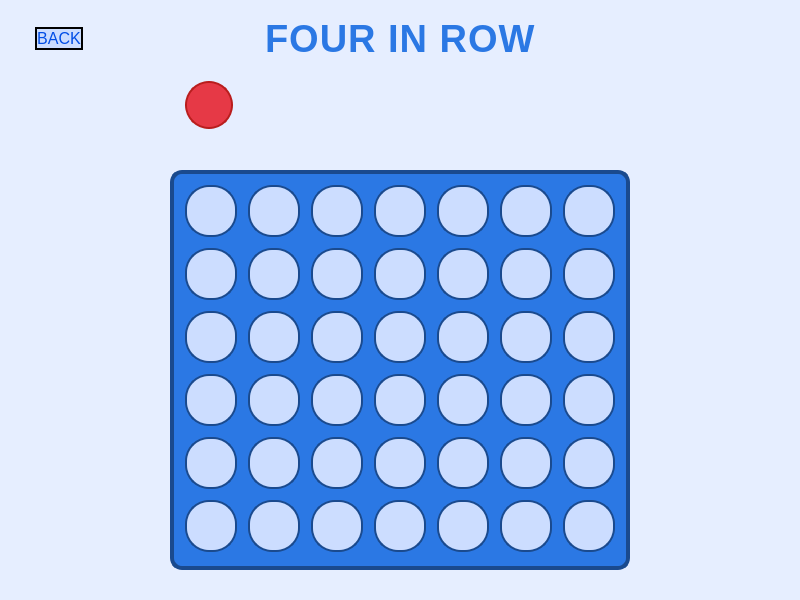
<?xml version="1.0" encoding="UTF-8"?>
<ui version="4.0">
 <class>Four_In_RowWindow</class>
 <widget class="QMainWindow" name="Four_In_RowWindow">
  <property name="geometry">
   <rect>
    <x>0</x>
    <y>0</y>
    <width>800</width>
    <height>600</height>
   </rect>
  </property>
  <property name="windowTitle">
   <string>Four In Row</string>
  </property>
  <property name="styleSheet">
   <string notr="true">background-color: #e6eeff;
color: black;</string>
  </property>
  <widget class="QWidget" name="centralwidget">
   <layout class="QVBoxLayout" name="verticalLayout">
    <property name="spacing">
     <number>8</number>
    </property>
    <property name="leftMargin">
     <number>35</number>
    </property>
    <property name="topMargin">
     <number>15</number>
    </property>
    <property name="rightMargin">
     <number>35</number>
    </property>
    <property name="bottomMargin">
     <number>30</number>
    </property>
    <item>
     <layout class="QHBoxLayout" name="headerLayout">
      <item>
       <widget class="QPushButton" name="backButton">
        <property name="styleSheet">
         <string notr="true">QPushButton{ color:#004de6; padding:0.6em 1.4em; font-size:16px; border-radius:0.5em; background:#ccddff; border:2px solid #000; }
         </string>
        </property>
        <property name="text">
         <string>BACK</string>
        </property>
       </widget>
      </item>
      <item>
       <spacer name="spacerLeft">
        <property name="orientation">
         <enum>Qt::Orientation::Horizontal</enum>
        </property>
        <property name="sizeHint" stdset="0">
         <size>
          <width>0</width>
          <height>0</height>
         </size>
        </property>
       </spacer>
      </item>
      <item>
       <widget class="QLabel" name="titleLabel">
        <property name="styleSheet">
         <string notr="true">
          QLabel {
           font-size: 38px;
           font-weight: bold;
           color: #2b78e4;
           letter-spacing: 1px;
          }
         </string>
        </property>
        <property name="text">
         <string>FOUR IN ROW</string>
        </property>
       </widget>
      </item>
      <item>
       <spacer name="spacerRight">
        <property name="orientation">
         <enum>Qt::Orientation::Horizontal</enum>
        </property>
        <property name="sizeHint" stdset="0">
         <size>
          <width>0</width>
          <height>0</height>
         </size>
        </property>
       </spacer>
      </item>
      <item>
       <widget class="QLabel" name="fake_label">
        <property name="styleSheet">
         <string notr="true">
          QLabel {
           min-width: 48px;
           max-width: 48px;
           min-height: 48px;
           max-height: 48px;
          }
         </string>
        </property>
       </widget>
      </item>
     </layout>
    </item>
    <item>
     <widget class="QWidget" name="ballContainer" native="true">
      <property name="minimumSize">
       <size>
        <width>730</width>
        <height>60</height>
       </size>
      </property>
      <widget class="QWidget" name="ballArea" native="true">
       <property name="geometry">
        <rect>
         <x>150</x>
         <y>10</y>
         <width>431</width>
         <height>50</height>
        </rect>
       </property>
       <widget class="QPushButton" name="ballButton">
        <property name="geometry">
         <rect>
          <x>0</x>
          <y>0</y>
          <width>48</width>
          <height>48</height>
         </rect>
        </property>
        <property name="styleSheet">
         <string notr="true">
          QPushButton {
           background-color: #e63946;
           border: 2px solid #b91d1d;
           border-radius: 24px;
          }
          QPushButton:pressed {
           background-color: #cf2e3a;
           border: 2px solid #b91d1d;
           border-radius: 24px;
          }
          QPushButton:focus {
           outline: none;
          }
         </string>
        </property>
       </widget>
      </widget>
     </widget>
    </item>
    <item>
     <layout class="QHBoxLayout" name="gameCenterLayout">
      <item>
       <spacer name="leftGameSpacer">
        <property name="orientation">
         <enum>Qt::Orientation::Horizontal</enum>
        </property>
        <property name="sizeHint" stdset="0">
         <size>
          <width>0</width>
          <height>0</height>
         </size>
        </property>
       </spacer>
      </item>
      <item>
       <widget class="QWidget" name="gameWidget" native="true">
        <property name="minimumSize">
         <size>
          <width>460</width>
          <height>400</height>
         </size>
        </property>
        <property name="styleSheet">
         <string notr="true">
          #gameWidget {
           background-color: #2b78e4;
           border: 4px solid #1a4a8e;
           border-radius: 12px;
          }
          QLabel {
           min-width: 48px;
           max-width: 48px;
           min-height: 48px;
           max-height: 48px;
           background-color: #1a1a1a;
           border-radius: 24px;
           border: 2px solid #1a4a8e;
          }
         </string>
        </property>
        <layout class="QGridLayout" name="gridLayout">
         <property name="leftMargin">
          <number>12</number>
         </property>
         <property name="topMargin">
          <number>12</number>
         </property>
         <property name="rightMargin">
          <number>12</number>
         </property>
         <property name="bottomMargin">
          <number>12</number>
         </property>
         <property name="spacing">
          <number>8</number>
         </property>
         <item row="0" column="0">
          <widget class="QLabel" name="cell_0_0">
           <property name="styleSheet">
            <string notr="true">background-color: #ccddff</string>
           </property>
          </widget>
         </item>
         <item row="0" column="1">
          <widget class="QLabel" name="cell_0_1">
           <property name="styleSheet">
            <string notr="true">background-color: #ccddff</string>
           </property>
          </widget>
         </item>
         <item row="0" column="2">
          <widget class="QLabel" name="cell_0_2">
           <property name="styleSheet">
            <string notr="true">background-color: #ccddff</string>
           </property>
          </widget>
         </item>
         <item row="0" column="3">
          <widget class="QLabel" name="cell_0_3">
           <property name="styleSheet">
            <string notr="true">background-color: #ccddff</string>
           </property>
          </widget>
         </item>
         <item row="0" column="4">
          <widget class="QLabel" name="cell_0_4">
           <property name="styleSheet">
            <string notr="true">background-color: #ccddff</string>
           </property>
          </widget>
         </item>
         <item row="0" column="5">
          <widget class="QLabel" name="cell_0_5">
           <property name="styleSheet">
            <string notr="true">background-color: #ccddff</string>
           </property>
          </widget>
         </item>
         <item row="0" column="6">
          <widget class="QLabel" name="cell_0_6">
           <property name="styleSheet">
            <string notr="true">background-color: #ccddff</string>
           </property>
          </widget>
         </item>
         <item row="1" column="0">
          <widget class="QLabel" name="cell_1_0">
           <property name="styleSheet">
            <string notr="true">background-color: #ccddff</string>
           </property>
          </widget>
         </item>
         <item row="1" column="1">
          <widget class="QLabel" name="cell_1_1">
           <property name="styleSheet">
            <string notr="true">background-color: #ccddff</string>
           </property>
          </widget>
         </item>
         <item row="1" column="2">
          <widget class="QLabel" name="cell_1_2">
           <property name="styleSheet">
            <string notr="true">background-color: #ccddff</string>
           </property>
          </widget>
         </item>
         <item row="1" column="3">
          <widget class="QLabel" name="cell_1_3">
           <property name="styleSheet">
            <string notr="true">background-color: #ccddff</string>
           </property>
          </widget>
         </item>
         <item row="1" column="4">
          <widget class="QLabel" name="cell_1_4">
           <property name="styleSheet">
            <string notr="true">background-color: #ccddff</string>
           </property>
          </widget>
         </item>
         <item row="1" column="5">
          <widget class="QLabel" name="cell_1_5">
           <property name="styleSheet">
            <string notr="true">background-color: #ccddff</string>
           </property>
          </widget>
         </item>
         <item row="1" column="6">
          <widget class="QLabel" name="cell_1_6">
           <property name="styleSheet">
            <string notr="true">background-color: #ccddff</string>
           </property>
          </widget>
         </item>
         <item row="2" column="0">
          <widget class="QLabel" name="cell_2_0">
           <property name="styleSheet">
            <string notr="true">background-color: #ccddff</string>
           </property>
          </widget>
         </item>
         <item row="2" column="1">
          <widget class="QLabel" name="cell_2_1">
           <property name="styleSheet">
            <string notr="true">background-color: #ccddff</string>
           </property>
          </widget>
         </item>
         <item row="2" column="2">
          <widget class="QLabel" name="cell_2_2">
           <property name="styleSheet">
            <string notr="true">background-color: #ccddff</string>
           </property>
          </widget>
         </item>
         <item row="2" column="3">
          <widget class="QLabel" name="cell_2_3">
           <property name="styleSheet">
            <string notr="true">background-color: #ccddff</string>
           </property>
          </widget>
         </item>
         <item row="2" column="4">
          <widget class="QLabel" name="cell_2_4">
           <property name="styleSheet">
            <string notr="true">background-color: #ccddff</string>
           </property>
          </widget>
         </item>
         <item row="2" column="5">
          <widget class="QLabel" name="cell_2_5">
           <property name="styleSheet">
            <string notr="true">background-color: #ccddff</string>
           </property>
          </widget>
         </item>
         <item row="2" column="6">
          <widget class="QLabel" name="cell_2_6">
           <property name="styleSheet">
            <string notr="true">background-color: #ccddff</string>
           </property>
          </widget>
         </item>
         <item row="3" column="0">
          <widget class="QLabel" name="cell_3_0">
           <property name="styleSheet">
            <string notr="true">background-color: #ccddff</string>
           </property>
          </widget>
         </item>
         <item row="3" column="1">
          <widget class="QLabel" name="cell_3_1">
           <property name="styleSheet">
            <string notr="true">background-color: #ccddff</string>
           </property>
          </widget>
         </item>
         <item row="3" column="2">
          <widget class="QLabel" name="cell_3_2">
           <property name="styleSheet">
            <string notr="true">background-color: #ccddff</string>
           </property>
          </widget>
         </item>
         <item row="3" column="3">
          <widget class="QLabel" name="cell_3_3">
           <property name="styleSheet">
            <string notr="true">background-color: #ccddff</string>
           </property>
          </widget>
         </item>
         <item row="3" column="4">
          <widget class="QLabel" name="cell_3_4">
           <property name="styleSheet">
            <string notr="true">background-color: #ccddff</string>
           </property>
          </widget>
         </item>
         <item row="3" column="5">
          <widget class="QLabel" name="cell_3_5">
           <property name="styleSheet">
            <string notr="true">background-color: #ccddff</string>
           </property>
          </widget>
         </item>
         <item row="3" column="6">
          <widget class="QLabel" name="cell_3_6">
           <property name="styleSheet">
            <string notr="true">background-color: #ccddff</string>
           </property>
          </widget>
         </item>
         <item row="4" column="0">
          <widget class="QLabel" name="cell_4_0">
           <property name="styleSheet">
            <string notr="true">background-color: #ccddff</string>
           </property>
          </widget>
         </item>
         <item row="4" column="1">
          <widget class="QLabel" name="cell_4_1">
           <property name="styleSheet">
            <string notr="true">background-color: #ccddff</string>
           </property>
          </widget>
         </item>
         <item row="4" column="2">
          <widget class="QLabel" name="cell_4_2">
           <property name="styleSheet">
            <string notr="true">background-color: #ccddff</string>
           </property>
          </widget>
         </item>
         <item row="4" column="3">
          <widget class="QLabel" name="cell_4_3">
           <property name="styleSheet">
            <string notr="true">background-color: #ccddff</string>
           </property>
          </widget>
         </item>
         <item row="4" column="4">
          <widget class="QLabel" name="cell_4_4">
           <property name="styleSheet">
            <string notr="true">background-color: #ccddff</string>
           </property>
          </widget>
         </item>
         <item row="4" column="5">
          <widget class="QLabel" name="cell_4_5">
           <property name="styleSheet">
            <string notr="true">background-color: #ccddff</string>
           </property>
          </widget>
         </item>
         <item row="4" column="6">
          <widget class="QLabel" name="cell_4_6">
           <property name="styleSheet">
            <string notr="true">background-color: #ccddff</string>
           </property>
          </widget>
         </item>
         <item row="5" column="0">
          <widget class="QLabel" name="cell_5_0">
           <property name="styleSheet">
            <string notr="true">background-color: #ccddff</string>
           </property>
          </widget>
         </item>
         <item row="5" column="1">
          <widget class="QLabel" name="cell_5_1">
           <property name="styleSheet">
            <string notr="true">background-color: #ccddff</string>
           </property>
          </widget>
         </item>
         <item row="5" column="2">
          <widget class="QLabel" name="cell_5_2">
           <property name="styleSheet">
            <string notr="true">background-color: #ccddff</string>
           </property>
          </widget>
         </item>
         <item row="5" column="3">
          <widget class="QLabel" name="cell_5_3">
           <property name="styleSheet">
            <string notr="true">background-color: #ccddff</string>
           </property>
          </widget>
         </item>
         <item row="5" column="4">
          <widget class="QLabel" name="cell_5_4">
           <property name="styleSheet">
            <string notr="true">background-color: #ccddff</string>
           </property>
          </widget>
         </item>
         <item row="5" column="5">
          <widget class="QLabel" name="cell_5_5">
           <property name="styleSheet">
            <string notr="true">background-color: #ccddff</string>
           </property>
          </widget>
         </item>
         <item row="5" column="6">
          <widget class="QLabel" name="cell_5_6">
           <property name="styleSheet">
            <string notr="true">background-color: #ccddff</string>
           </property>
          </widget>
         </item>
        </layout>
       </widget>
      </item>
      <item>
       <spacer name="rightGameSpacer">
        <property name="orientation">
         <enum>Qt::Orientation::Horizontal</enum>
        </property>
        <property name="sizeHint" stdset="0">
         <size>
          <width>0</width>
          <height>0</height>
         </size>
        </property>
       </spacer>
      </item>
     </layout>
    </item>
   </layout>
  </widget>
 </widget>
 <resources/>
 <connections/>
</ui>
